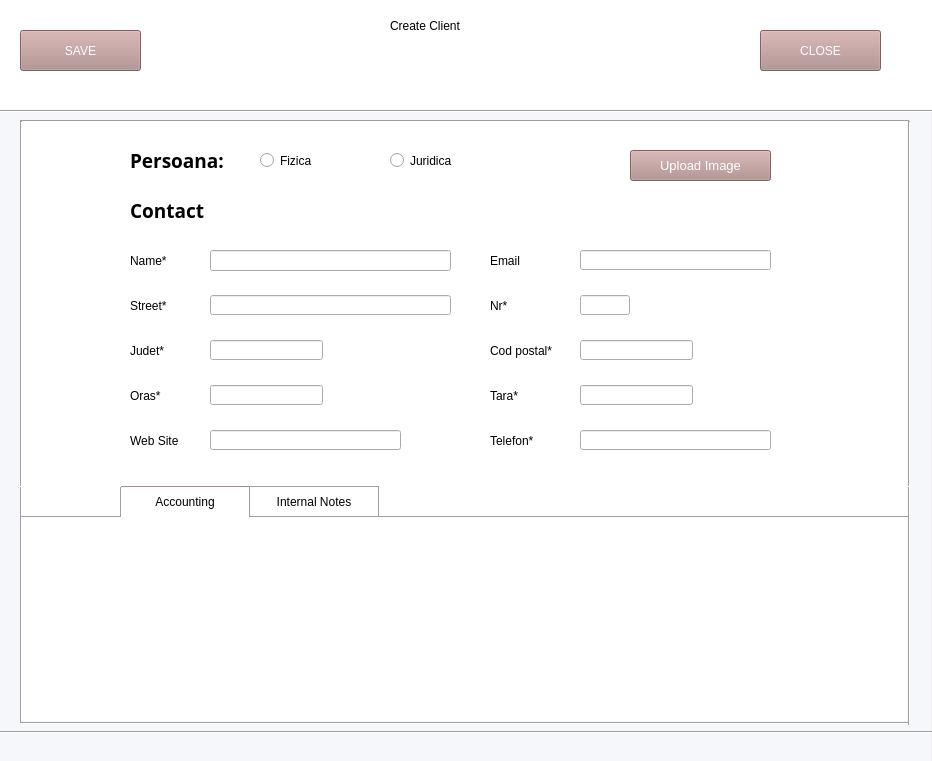
<?xml version="1.0" encoding="UTF-8"?>
<ui version="4.0">
 <class>Form</class>
 <widget class="QWidget" name="Form">
  <property name="geometry">
   <rect>
    <x>0</x>
    <y>0</y>
    <width>932</width>
    <height>761</height>
   </rect>
  </property>
  <property name="windowTitle">
   <string>Form</string>
  </property>
  <widget class="QLabel" name="background_color">
   <property name="geometry">
    <rect>
     <x>0</x>
     <y>0</y>
     <width>931</width>
     <height>761</height>
    </rect>
   </property>
   <property name="styleSheet">
    <string notr="true">background-color: rgb(246, 247, 250);</string>
   </property>
   <property name="text">
    <string/>
   </property>
  </widget>
  <widget class="QPushButton" name="save_button">
   <property name="geometry">
    <rect>
     <x>20</x>
     <y>30</y>
     <width>121</width>
     <height>41</height>
    </rect>
   </property>
   <property name="styleSheet">
    <string notr="true">background-color: rgb(174, 139, 137);
color: rgb(255, 255, 255);
font: 75 14pt &quot;MS Shell Dlg 2&quot;;</string>
   </property>
   <property name="text">
    <string>SAVE</string>
   </property>
  </widget>
  <widget class="QLabel" name="kanban_bg_color">
   <property name="geometry">
    <rect>
     <x>20</x>
     <y>120</y>
     <width>887</width>
     <height>601</height>
    </rect>
   </property>
   <property name="styleSheet">
    <string notr="true">background-color: rgb(255, 255, 255);</string>
   </property>
   <property name="text">
    <string/>
   </property>
  </widget>
  <widget class="Line" name="line">
   <property name="geometry">
    <rect>
     <x>20</x>
     <y>120</y>
     <width>889</width>
     <height>3</height>
    </rect>
   </property>
   <property name="orientation">
    <enum>Qt::Horizontal</enum>
   </property>
  </widget>
  <widget class="Line" name="line_2">
   <property name="geometry">
    <rect>
     <x>20</x>
     <y>121</y>
     <width>3</width>
     <height>602</height>
    </rect>
   </property>
   <property name="orientation">
    <enum>Qt::Vertical</enum>
   </property>
  </widget>
  <widget class="Line" name="line_3">
   <property name="geometry">
    <rect>
     <x>20</x>
     <y>722</y>
     <width>889</width>
     <height>3</height>
    </rect>
   </property>
   <property name="orientation">
    <enum>Qt::Horizontal</enum>
   </property>
  </widget>
  <widget class="Line" name="line_4">
   <property name="geometry">
    <rect>
     <x>908</x>
     <y>121</y>
     <width>3</width>
     <height>604</height>
    </rect>
   </property>
   <property name="orientation">
    <enum>Qt::Vertical</enum>
   </property>
  </widget>
  <widget class="Line" name="line_5">
   <property name="geometry">
    <rect>
     <x>0</x>
     <y>110</y>
     <width>1000</width>
     <height>3</height>
    </rect>
   </property>
   <property name="orientation">
    <enum>Qt::Horizontal</enum>
   </property>
  </widget>
  <widget class="Line" name="line_6">
   <property name="geometry">
    <rect>
     <x>-30</x>
     <y>731</y>
     <width>1000</width>
     <height>3</height>
    </rect>
   </property>
   <property name="orientation">
    <enum>Qt::Horizontal</enum>
   </property>
  </widget>
  <widget class="QLabel" name="antet_color">
   <property name="geometry">
    <rect>
     <x>-20</x>
     <y>0</y>
     <width>971</width>
     <height>111</height>
    </rect>
   </property>
   <property name="styleSheet">
    <string notr="true">background-color: rgb(255, 255, 255);</string>
   </property>
   <property name="text">
    <string/>
   </property>
  </widget>
  <widget class="QLabel" name="label">
   <property name="geometry">
    <rect>
     <x>390</x>
     <y>10</y>
     <width>131</width>
     <height>31</height>
    </rect>
   </property>
   <property name="styleSheet">
    <string notr="true">font: 63 14pt &quot;Lucida Bright&quot;;</string>
   </property>
   <property name="text">
    <string>Create Client</string>
   </property>
  </widget>
  <widget class="QRadioButton" name="rb_fizica">
   <property name="geometry">
    <rect>
     <x>260</x>
     <y>145</y>
     <width>101</width>
     <height>31</height>
    </rect>
   </property>
   <property name="styleSheet">
    <string notr="true">font: 63 14pt &quot;Lucida Bright&quot;;</string>
   </property>
   <property name="text">
    <string>Fizica</string>
   </property>
  </widget>
  <widget class="QRadioButton" name="rb_juridica">
   <property name="geometry">
    <rect>
     <x>390</x>
     <y>145</y>
     <width>131</width>
     <height>31</height>
    </rect>
   </property>
   <property name="styleSheet">
    <string notr="true">font: 63 14pt &quot;Lucida Bright&quot;;</string>
   </property>
   <property name="text">
    <string>Juridica</string>
   </property>
  </widget>
  <widget class="QLabel" name="label_2">
   <property name="geometry">
    <rect>
     <x>130</x>
     <y>145</y>
     <width>121</width>
     <height>31</height>
    </rect>
   </property>
   <property name="font">
    <font>
     <family>Lucida Bright</family>
     <pointsize>14</pointsize>
     <weight>75</weight>
     <bold>true</bold>
    </font>
   </property>
   <property name="styleSheet">
    <string notr="true"/>
   </property>
   <property name="text">
    <string>Persoana:</string>
   </property>
  </widget>
  <widget class="QLabel" name="street_label">
   <property name="geometry">
    <rect>
     <x>130</x>
     <y>290</y>
     <width>61</width>
     <height>31</height>
    </rect>
   </property>
   <property name="styleSheet">
    <string notr="true">font: 11pt &quot;MS Shell Dlg 2&quot;;</string>
   </property>
   <property name="text">
    <string>Street*</string>
   </property>
  </widget>
  <widget class="QLabel" name="judet_label">
   <property name="geometry">
    <rect>
     <x>130</x>
     <y>335</y>
     <width>51</width>
     <height>31</height>
    </rect>
   </property>
   <property name="styleSheet">
    <string notr="true">font: 11pt &quot;MS Shell Dlg 2&quot;;</string>
   </property>
   <property name="text">
    <string>Judet*</string>
   </property>
  </widget>
  <widget class="QLabel" name="country_label">
   <property name="geometry">
    <rect>
     <x>490</x>
     <y>380</y>
     <width>51</width>
     <height>31</height>
    </rect>
   </property>
   <property name="styleSheet">
    <string notr="true">font: 11pt &quot;MS Shell Dlg 2&quot;;</string>
   </property>
   <property name="text">
    <string>Tara*</string>
   </property>
  </widget>
  <widget class="QLabel" name="nr_street_label">
   <property name="geometry">
    <rect>
     <x>490</x>
     <y>290</y>
     <width>41</width>
     <height>31</height>
    </rect>
   </property>
   <property name="styleSheet">
    <string notr="true">font: 11pt &quot;MS Shell Dlg 2&quot;;</string>
   </property>
   <property name="text">
    <string>Nr*</string>
   </property>
  </widget>
  <widget class="QLabel" name="cod_postal">
   <property name="geometry">
    <rect>
     <x>490</x>
     <y>335</y>
     <width>111</width>
     <height>31</height>
    </rect>
   </property>
   <property name="styleSheet">
    <string notr="true">font: 11pt &quot;MS Shell Dlg 2&quot;;</string>
   </property>
   <property name="text">
    <string>Cod postal*</string>
   </property>
  </widget>
  <widget class="QLabel" name="oras_label">
   <property name="geometry">
    <rect>
     <x>130</x>
     <y>380</y>
     <width>61</width>
     <height>31</height>
    </rect>
   </property>
   <property name="styleSheet">
    <string notr="true">font: 11pt &quot;MS Shell Dlg 2&quot;;</string>
   </property>
   <property name="text">
    <string>Oras*</string>
   </property>
  </widget>
  <widget class="QLabel" name="telefon_label">
   <property name="geometry">
    <rect>
     <x>490</x>
     <y>425</y>
     <width>71</width>
     <height>31</height>
    </rect>
   </property>
   <property name="styleSheet">
    <string notr="true">font: 11pt &quot;MS Shell Dlg 2&quot;;</string>
   </property>
   <property name="text">
    <string>Telefon*</string>
   </property>
  </widget>
  <widget class="QLabel" name="web_site_label">
   <property name="geometry">
    <rect>
     <x>130</x>
     <y>425</y>
     <width>81</width>
     <height>31</height>
    </rect>
   </property>
   <property name="styleSheet">
    <string notr="true">font: 11pt &quot;MS Shell Dlg 2&quot;;</string>
   </property>
   <property name="text">
    <string>Web Site</string>
   </property>
  </widget>
  <widget class="QLabel" name="web_site_label_2">
   <property name="geometry">
    <rect>
     <x>490</x>
     <y>245</y>
     <width>61</width>
     <height>31</height>
    </rect>
   </property>
   <property name="styleSheet">
    <string notr="true">font: 11pt &quot;MS Shell Dlg 2&quot;;</string>
   </property>
   <property name="text">
    <string>Email</string>
   </property>
  </widget>
  <widget class="QLineEdit" name="street_input">
   <property name="geometry">
    <rect>
     <x>210</x>
     <y>295</y>
     <width>241</width>
     <height>20</height>
    </rect>
   </property>
   <property name="minimumSize">
    <size>
     <width>100</width>
     <height>0</height>
    </size>
   </property>
   <property name="styleSheet">
    <string notr="true">font: 10pt &quot;MS Shell Dlg 2&quot;;</string>
   </property>
   <property name="text">
    <string/>
   </property>
  </widget>
  <widget class="QLineEdit" name="judet_input">
   <property name="geometry">
    <rect>
     <x>210</x>
     <y>340</y>
     <width>113</width>
     <height>20</height>
    </rect>
   </property>
   <property name="minimumSize">
    <size>
     <width>100</width>
     <height>0</height>
    </size>
   </property>
   <property name="styleSheet">
    <string notr="true">font: 10pt &quot;MS Shell Dlg 2&quot;;</string>
   </property>
   <property name="text">
    <string/>
   </property>
  </widget>
  <widget class="QLineEdit" name="country_input">
   <property name="geometry">
    <rect>
     <x>580</x>
     <y>385</y>
     <width>113</width>
     <height>20</height>
    </rect>
   </property>
   <property name="minimumSize">
    <size>
     <width>100</width>
     <height>0</height>
    </size>
   </property>
   <property name="styleSheet">
    <string notr="true">font: 10pt &quot;MS Shell Dlg 2&quot;;</string>
   </property>
   <property name="text">
    <string/>
   </property>
  </widget>
  <widget class="QLineEdit" name="nr_street_input">
   <property name="geometry">
    <rect>
     <x>580</x>
     <y>295</y>
     <width>50</width>
     <height>20</height>
    </rect>
   </property>
   <property name="minimumSize">
    <size>
     <width>50</width>
     <height>0</height>
    </size>
   </property>
   <property name="maximumSize">
    <size>
     <width>50</width>
     <height>16777215</height>
    </size>
   </property>
   <property name="styleSheet">
    <string notr="true">font: 10pt &quot;MS Shell Dlg 2&quot;;</string>
   </property>
   <property name="text">
    <string/>
   </property>
  </widget>
  <widget class="QLineEdit" name="zip_code_input">
   <property name="geometry">
    <rect>
     <x>580</x>
     <y>340</y>
     <width>113</width>
     <height>20</height>
    </rect>
   </property>
   <property name="minimumSize">
    <size>
     <width>100</width>
     <height>0</height>
    </size>
   </property>
   <property name="styleSheet">
    <string notr="true">font: 10pt &quot;MS Shell Dlg 2&quot;;</string>
   </property>
   <property name="text">
    <string/>
   </property>
  </widget>
  <widget class="QLineEdit" name="oras_input">
   <property name="geometry">
    <rect>
     <x>210</x>
     <y>385</y>
     <width>113</width>
     <height>20</height>
    </rect>
   </property>
   <property name="minimumSize">
    <size>
     <width>100</width>
     <height>0</height>
    </size>
   </property>
   <property name="styleSheet">
    <string notr="true">font: 10pt &quot;MS Shell Dlg 2&quot;;</string>
   </property>
   <property name="text">
    <string/>
   </property>
  </widget>
  <widget class="QLineEdit" name="telefon_input">
   <property name="geometry">
    <rect>
     <x>580</x>
     <y>430</y>
     <width>191</width>
     <height>20</height>
    </rect>
   </property>
   <property name="minimumSize">
    <size>
     <width>100</width>
     <height>0</height>
    </size>
   </property>
   <property name="styleSheet">
    <string notr="true">font: 10pt &quot;MS Shell Dlg 2&quot;;</string>
   </property>
   <property name="text">
    <string/>
   </property>
  </widget>
  <widget class="QLabel" name="name_label">
   <property name="geometry">
    <rect>
     <x>130</x>
     <y>245</y>
     <width>61</width>
     <height>31</height>
    </rect>
   </property>
   <property name="styleSheet">
    <string notr="true">font: 11pt &quot;MS Shell Dlg 2&quot;;</string>
   </property>
   <property name="text">
    <string>Name*</string>
   </property>
  </widget>
  <widget class="QLineEdit" name="name_input">
   <property name="geometry">
    <rect>
     <x>210</x>
     <y>250</y>
     <width>241</width>
     <height>21</height>
    </rect>
   </property>
   <property name="minimumSize">
    <size>
     <width>100</width>
     <height>0</height>
    </size>
   </property>
   <property name="styleSheet">
    <string notr="true">font: 10pt &quot;MS Shell Dlg 2&quot;;</string>
   </property>
   <property name="inputMask">
    <string/>
   </property>
   <property name="text">
    <string/>
   </property>
   <property name="placeholderText">
    <string/>
   </property>
  </widget>
  <widget class="QLabel" name="street_label_2">
   <property name="geometry">
    <rect>
     <x>130</x>
     <y>195</y>
     <width>91</width>
     <height>31</height>
    </rect>
   </property>
   <property name="font">
    <font>
     <family>Lucida Bright</family>
     <pointsize>14</pointsize>
     <weight>75</weight>
     <italic>false</italic>
     <bold>true</bold>
    </font>
   </property>
   <property name="mouseTracking">
    <bool>false</bool>
   </property>
   <property name="styleSheet">
    <string notr="true"/>
   </property>
   <property name="text">
    <string>Contact</string>
   </property>
  </widget>
  <widget class="QLineEdit" name="email_input">
   <property name="geometry">
    <rect>
     <x>580</x>
     <y>250</y>
     <width>191</width>
     <height>20</height>
    </rect>
   </property>
   <property name="minimumSize">
    <size>
     <width>100</width>
     <height>0</height>
    </size>
   </property>
   <property name="styleSheet">
    <string notr="true">font: 10pt &quot;MS Shell Dlg 2&quot;;</string>
   </property>
   <property name="text">
    <string/>
   </property>
  </widget>
  <widget class="QLineEdit" name="web_site_input">
   <property name="geometry">
    <rect>
     <x>210</x>
     <y>430</y>
     <width>191</width>
     <height>20</height>
    </rect>
   </property>
   <property name="minimumSize">
    <size>
     <width>100</width>
     <height>0</height>
    </size>
   </property>
   <property name="styleSheet">
    <string notr="true">font: 10pt &quot;MS Shell Dlg 2&quot;;</string>
   </property>
   <property name="text">
    <string/>
   </property>
  </widget>
  <widget class="QLabel" name="label_9">
   <property name="geometry">
    <rect>
     <x>492</x>
     <y>171</y>
     <width>100</width>
     <height>16</height>
    </rect>
   </property>
   <property name="minimumSize">
    <size>
     <width>100</width>
     <height>0</height>
    </size>
   </property>
   <property name="text">
    <string/>
   </property>
  </widget>
  <widget class="QPushButton" name="close_button">
   <property name="geometry">
    <rect>
     <x>760</x>
     <y>30</y>
     <width>121</width>
     <height>41</height>
    </rect>
   </property>
   <property name="styleSheet">
    <string notr="true">background-color: rgb(174, 139, 137);
color: rgb(255, 255, 255);
font: 75 14pt &quot;MS Shell Dlg 2&quot;;</string>
   </property>
   <property name="text">
    <string>CLOSE</string>
   </property>
  </widget>
  <widget class="QLabel" name="label_3">
   <property name="geometry">
    <rect>
     <x>120</x>
     <y>486</y>
     <width>130</width>
     <height>31</height>
    </rect>
   </property>
   <property name="styleSheet">
    <string notr="true">font: 11pt &quot;MS Shell Dlg 2&quot;;
border-top: 1px solid;
border-top-color: rgb(174, 139, 137);
border-left: 1px solid;
border-left-color: rgb(160,160,160);
border-right: 1px solid;
border-right-color: rgb(160,160,160);
</string>
   </property>
   <property name="text">
    <string>Accounting</string>
   </property>
   <property name="alignment">
    <set>Qt::AlignCenter</set>
   </property>
  </widget>
  <widget class="QLabel" name="label_4">
   <property name="geometry">
    <rect>
     <x>249</x>
     <y>486</y>
     <width>130</width>
     <height>31</height>
    </rect>
   </property>
   <property name="styleSheet">
    <string notr="true">font: 11pt &quot;MS Shell Dlg 2&quot;;
border-top: 1px solid;
border-top-color:rgb(160,160,160);
border-left: 1px solid;
border-left-color: rgb(160,160,160);
border-right: 1px solid;
border-right-color: rgb(160,160,160);
border-bottom: 1px solid;
border-bottom-color: rgb(160,160,160);</string>
   </property>
   <property name="text">
    <string>Internal Notes</string>
   </property>
   <property name="alignment">
    <set>Qt::AlignCenter</set>
   </property>
  </widget>
  <widget class="QLabel" name="label_5">
   <property name="geometry">
    <rect>
     <x>20</x>
     <y>486</y>
     <width>101</width>
     <height>31</height>
    </rect>
   </property>
   <property name="styleSheet">
    <string notr="true">font: 11pt &quot;MS Shell Dlg 2&quot;;
border-top: 1px solid white;
border-bottom: 1px solid;
border-bottom-color: rgb(160,160,160);</string>
   </property>
   <property name="text">
    <string/>
   </property>
  </widget>
  <widget class="QLabel" name="label_6">
   <property name="geometry">
    <rect>
     <x>379</x>
     <y>486</y>
     <width>530</width>
     <height>31</height>
    </rect>
   </property>
   <property name="styleSheet">
    <string notr="true">font: 11pt &quot;MS Shell Dlg 2&quot;;
border-top: 1px solid white;
border-bottom: 1px solid;
border-bottom-color: rgb(160,160,160);</string>
   </property>
   <property name="text">
    <string/>
   </property>
  </widget>
  <widget class="QLabel" name="image">
   <property name="geometry">
    <rect>
     <x>795</x>
     <y>130</y>
     <width>100</width>
     <height>100</height>
    </rect>
   </property>
   <property name="text">
    <string/>
   </property>
  </widget>
  <widget class="QPushButton" name="btn_upload_image">
   <property name="geometry">
    <rect>
     <x>630</x>
     <y>150</y>
     <width>141</width>
     <height>31</height>
    </rect>
   </property>
   <property name="font">
    <font>
     <pointsize>10</pointsize>
     <weight>1</weight>
     <italic>false</italic>
     <bold>false</bold>
    </font>
   </property>
   <property name="styleSheet">
    <string notr="true">background-color: rgb(174, 139, 137);
color: rgb(255, 255, 255);
font: 50 8 &quot;MS Shell Dlg 2&quot;;</string>
   </property>
   <property name="text">
    <string>Upload Image</string>
   </property>
  </widget>
  <zorder>label_9</zorder>
  <zorder>background_color</zorder>
  <zorder>kanban_bg_color</zorder>
  <zorder>antet_color</zorder>
  <zorder>save_button</zorder>
  <zorder>line</zorder>
  <zorder>line_2</zorder>
  <zorder>line_3</zorder>
  <zorder>line_4</zorder>
  <zorder>line_5</zorder>
  <zorder>line_6</zorder>
  <zorder>label</zorder>
  <zorder>rb_fizica</zorder>
  <zorder>rb_juridica</zorder>
  <zorder>label_2</zorder>
  <zorder>street_label</zorder>
  <zorder>judet_label</zorder>
  <zorder>country_label</zorder>
  <zorder>nr_street_label</zorder>
  <zorder>cod_postal</zorder>
  <zorder>oras_label</zorder>
  <zorder>telefon_label</zorder>
  <zorder>web_site_label</zorder>
  <zorder>web_site_label_2</zorder>
  <zorder>street_input</zorder>
  <zorder>judet_input</zorder>
  <zorder>country_input</zorder>
  <zorder>nr_street_input</zorder>
  <zorder>zip_code_input</zorder>
  <zorder>oras_input</zorder>
  <zorder>telefon_input</zorder>
  <zorder>name_label</zorder>
  <zorder>name_input</zorder>
  <zorder>street_label_2</zorder>
  <zorder>email_input</zorder>
  <zorder>web_site_input</zorder>
  <zorder>close_button</zorder>
  <zorder>label_3</zorder>
  <zorder>label_4</zorder>
  <zorder>label_5</zorder>
  <zorder>label_6</zorder>
  <zorder>image</zorder>
  <zorder>btn_upload_image</zorder>
 </widget>
 <resources/>
 <connections/>
</ui>
